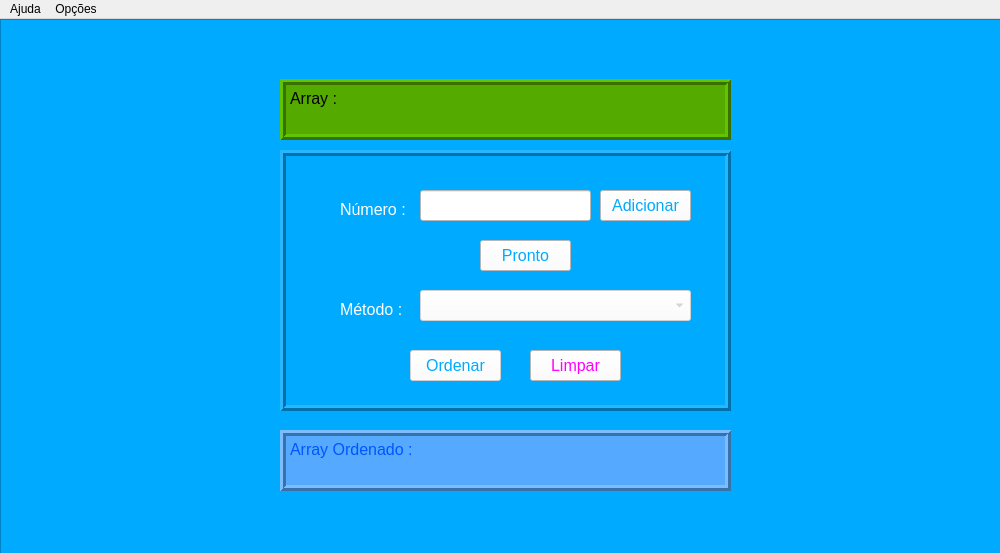
<?xml version="1.0" encoding="UTF-8"?>
<ui version="4.0">
 <class>FrmHome</class>
 <widget class="QMainWindow" name="FrmHome">
  <property name="geometry">
   <rect>
    <x>0</x>
    <y>0</y>
    <width>1000</width>
    <height>553</height>
   </rect>
  </property>
  <property name="windowTitle">
   <string>Py Array Sort 1.0.0</string>
  </property>
  <property name="windowIcon">
   <iconset>
    <normaloff>../resources/icon.png</normaloff>../resources/icon.png</iconset>
  </property>
  <widget class="QWidget" name="centralwidget">
   <widget class="QFrame" name="frameBackground">
    <property name="geometry">
     <rect>
      <x>0</x>
      <y>0</y>
      <width>1001</width>
      <height>581</height>
     </rect>
    </property>
    <property name="styleSheet">
     <string notr="true">background-color: rgb(0, 170, 255);</string>
    </property>
    <property name="frameShape">
     <enum>QFrame::StyledPanel</enum>
    </property>
    <property name="frameShadow">
     <enum>QFrame::Raised</enum>
    </property>
    <widget class="QFrame" name="frameElementos">
     <property name="geometry">
      <rect>
       <x>280</x>
       <y>131</y>
       <width>451</width>
       <height>261</height>
      </rect>
     </property>
     <property name="frameShape">
      <enum>QFrame::Box</enum>
     </property>
     <property name="frameShadow">
      <enum>QFrame::Raised</enum>
     </property>
     <property name="lineWidth">
      <number>3</number>
     </property>
     <widget class="QPushButton" name="btnAdd">
      <property name="geometry">
       <rect>
        <x>320</x>
        <y>40</y>
        <width>91</width>
        <height>31</height>
       </rect>
      </property>
      <property name="font">
       <font>
        <pointsize>12</pointsize>
       </font>
      </property>
      <property name="cursor">
       <cursorShape>PointingHandCursor</cursorShape>
      </property>
      <property name="toolTip">
       <string>Adicionar valor no array</string>
      </property>
      <property name="styleSheet">
       <string notr="true">background-color: rgb(255, 255, 255);
color: rgb(0, 170, 255);</string>
      </property>
      <property name="text">
       <string>Adicionar</string>
      </property>
     </widget>
     <widget class="QLabel" name="lblNumero">
      <property name="geometry">
       <rect>
        <x>60</x>
        <y>50</y>
        <width>71</width>
        <height>20</height>
       </rect>
      </property>
      <property name="text">
       <string>&lt;html&gt;&lt;head/&gt;&lt;body&gt;&lt;p&gt;&lt;span style=&quot; font-size:12pt; color:#ffffff;&quot;&gt;Número :&lt;/span&gt;&lt;/p&gt;&lt;/body&gt;&lt;/html&gt;</string>
      </property>
     </widget>
     <widget class="QLineEdit" name="txtNumero">
      <property name="geometry">
       <rect>
        <x>140</x>
        <y>40</y>
        <width>171</width>
        <height>31</height>
       </rect>
      </property>
      <property name="font">
       <font>
        <pointsize>12</pointsize>
       </font>
      </property>
      <property name="styleSheet">
       <string notr="true">background-color: rgb(255, 255, 255);</string>
      </property>
      <property name="maxLength">
       <number>2</number>
      </property>
     </widget>
     <widget class="QLabel" name="lblMetodosOrdenacao">
      <property name="geometry">
       <rect>
        <x>60</x>
        <y>150</y>
        <width>71</width>
        <height>20</height>
       </rect>
      </property>
      <property name="text">
       <string>&lt;html&gt;&lt;head/&gt;&lt;body&gt;&lt;p&gt;&lt;span style=&quot; font-size:12pt; color:#ffffff;&quot;&gt;Método :&lt;/span&gt;&lt;/p&gt;&lt;/body&gt;&lt;/html&gt;</string>
      </property>
     </widget>
     <widget class="QComboBox" name="cboMetodosOrdenacao">
      <property name="enabled">
       <bool>false</bool>
      </property>
      <property name="geometry">
       <rect>
        <x>140</x>
        <y>140</y>
        <width>271</width>
        <height>31</height>
       </rect>
      </property>
      <property name="font">
       <font>
        <pointsize>12</pointsize>
       </font>
      </property>
      <property name="styleSheet">
       <string notr="true">background-color: rgb(255, 255, 255);</string>
      </property>
      <property name="currentText">
       <string/>
      </property>
     </widget>
     <widget class="QPushButton" name="btnOrdenar">
      <property name="enabled">
       <bool>false</bool>
      </property>
      <property name="geometry">
       <rect>
        <x>130</x>
        <y>200</y>
        <width>91</width>
        <height>31</height>
       </rect>
      </property>
      <property name="font">
       <font>
        <pointsize>12</pointsize>
       </font>
      </property>
      <property name="cursor">
       <cursorShape>PointingHandCursor</cursorShape>
      </property>
      <property name="styleSheet">
       <string notr="true">background-color: rgb(255, 255, 255);
color: rgb(0, 170, 255);</string>
      </property>
      <property name="text">
       <string>Ordenar</string>
      </property>
     </widget>
     <widget class="QPushButton" name="btnLimpar">
      <property name="geometry">
       <rect>
        <x>250</x>
        <y>200</y>
        <width>91</width>
        <height>31</height>
       </rect>
      </property>
      <property name="font">
       <font>
        <pointsize>12</pointsize>
       </font>
      </property>
      <property name="cursor">
       <cursorShape>PointingHandCursor</cursorShape>
      </property>
      <property name="toolTip">
       <string>Limpar array</string>
      </property>
      <property name="styleSheet">
       <string notr="true">background-color: rgb(255, 255, 255);
color: rgb(255, 0, 255);</string>
      </property>
      <property name="text">
       <string>Limpar</string>
      </property>
     </widget>
     <widget class="QPushButton" name="btnPronto">
      <property name="geometry">
       <rect>
        <x>200</x>
        <y>90</y>
        <width>91</width>
        <height>31</height>
       </rect>
      </property>
      <property name="font">
       <font>
        <pointsize>12</pointsize>
       </font>
      </property>
      <property name="cursor">
       <cursorShape>PointingHandCursor</cursorShape>
      </property>
      <property name="toolTip">
       <string>Finalizar array</string>
      </property>
      <property name="styleSheet">
       <string notr="true">background-color: rgb(255, 255, 255);
color: rgb(0, 170, 255);</string>
      </property>
      <property name="text">
       <string>Pronto</string>
      </property>
     </widget>
    </widget>
    <widget class="QFrame" name="frameArray">
     <property name="geometry">
      <rect>
       <x>280</x>
       <y>60</y>
       <width>451</width>
       <height>61</height>
      </rect>
     </property>
     <property name="styleSheet">
      <string notr="true">background-color: rgb(85, 170, 0);</string>
     </property>
     <property name="frameShape">
      <enum>QFrame::Box</enum>
     </property>
     <property name="frameShadow">
      <enum>QFrame::Raised</enum>
     </property>
     <property name="lineWidth">
      <number>3</number>
     </property>
     <widget class="QLabel" name="lblArray">
      <property name="geometry">
       <rect>
        <x>10</x>
        <y>10</y>
        <width>51</width>
        <height>20</height>
       </rect>
      </property>
      <property name="text">
       <string>&lt;html&gt;&lt;head/&gt;&lt;body&gt;&lt;p&gt;&lt;span style=&quot; font-size:12pt; color:#000000;&quot;&gt;Array :&lt;/span&gt;&lt;/p&gt;&lt;/body&gt;&lt;/html&gt;</string>
      </property>
     </widget>
     <widget class="QLabel" name="lblArrayElements">
      <property name="geometry">
       <rect>
        <x>10</x>
        <y>30</y>
        <width>431</width>
        <height>20</height>
       </rect>
      </property>
      <property name="text">
       <string>&lt;html&gt;&lt;head/&gt;&lt;body&gt;&lt;p&gt;&lt;br/&gt;&lt;/p&gt;&lt;/body&gt;&lt;/html&gt;</string>
      </property>
     </widget>
    </widget>
    <widget class="QFrame" name="frameArrayOrdenado">
     <property name="geometry">
      <rect>
       <x>280</x>
       <y>411</y>
       <width>451</width>
       <height>61</height>
      </rect>
     </property>
     <property name="styleSheet">
      <string notr="true">background-color: rgb(85, 170, 255);
color: rgb(0, 85, 255);</string>
     </property>
     <property name="frameShape">
      <enum>QFrame::Box</enum>
     </property>
     <property name="frameShadow">
      <enum>QFrame::Raised</enum>
     </property>
     <property name="lineWidth">
      <number>3</number>
     </property>
     <widget class="QLabel" name="lblArrayOrdenado">
      <property name="geometry">
       <rect>
        <x>10</x>
        <y>10</y>
        <width>321</width>
        <height>20</height>
       </rect>
      </property>
      <property name="text">
       <string>&lt;html&gt;&lt;head/&gt;&lt;body&gt;&lt;p&gt;&lt;span style=&quot; font-size:12pt; color:#0055ff;&quot;&gt;Array Ordenado :&lt;/span&gt;&lt;/p&gt;&lt;/body&gt;&lt;/html&gt;</string>
      </property>
     </widget>
     <widget class="QLabel" name="lblArrayElementsOrdenado">
      <property name="geometry">
       <rect>
        <x>10</x>
        <y>30</y>
        <width>431</width>
        <height>20</height>
       </rect>
      </property>
      <property name="text">
       <string>&lt;html&gt;&lt;head/&gt;&lt;body&gt;&lt;p&gt;&lt;br/&gt;&lt;/p&gt;&lt;/body&gt;&lt;/html&gt;</string>
      </property>
     </widget>
    </widget>
   </widget>
  </widget>
  <widget class="QMenuBar" name="menubar">
   <property name="geometry">
    <rect>
     <x>0</x>
     <y>0</y>
     <width>1000</width>
     <height>21</height>
    </rect>
   </property>
   <widget class="QMenu" name="menuAjud">
    <property name="title">
     <string>Ajuda</string>
    </property>
    <addaction name="separator"/>
    <addaction name="actionM_todos_de_Ordena_o"/>
    <addaction name="actionSobre"/>
    <addaction name="actionManual"/>
   </widget>
   <widget class="QMenu" name="menuOp_es">
    <property name="title">
     <string>Opções</string>
    </property>
    <addaction name="actionSair"/>
   </widget>
   <addaction name="menuAjud"/>
   <addaction name="menuOp_es"/>
  </widget>
  <action name="actionSair">
   <property name="text">
    <string>Sair</string>
   </property>
  </action>
  <action name="actionM_todos_de_Ordena_o">
   <property name="text">
    <string>Métodos de Ordenação</string>
   </property>
  </action>
  <action name="actionSobre">
   <property name="text">
    <string>Sobre</string>
   </property>
  </action>
  <action name="actionManual">
   <property name="text">
    <string>Manual</string>
   </property>
  </action>
 </widget>
 <resources/>
 <connections/>
</ui>
